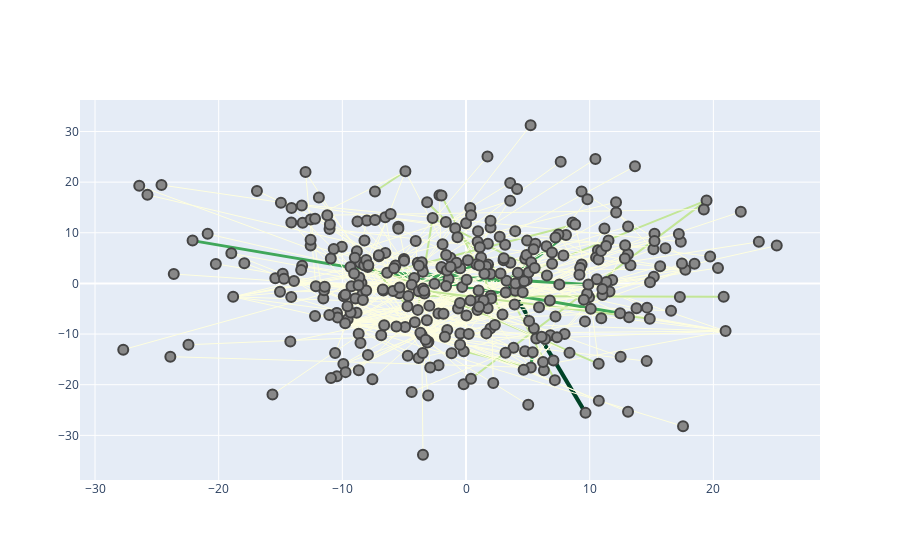

Write notebook code for a chart like this one.
### Code cell
configure_plotly_browser_state()
plotNetworkSizeColor_userTop3(WineGraph)
